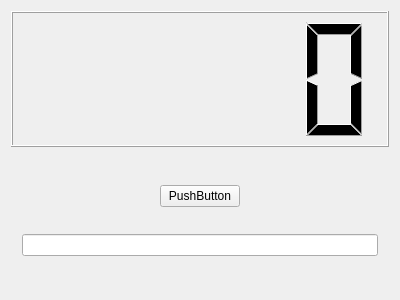
<?xml version="1.0" encoding="UTF-8"?>
<ui version="4.0">
 <class>Widget</class>
 <widget class="QWidget" name="Widget">
  <property name="geometry">
   <rect>
    <x>0</x>
    <y>0</y>
    <width>400</width>
    <height>300</height>
   </rect>
  </property>
  <property name="windowTitle">
   <string>Widget</string>
  </property>
  <layout class="QGridLayout" name="gridLayout">
   <item row="0" column="0">
    <widget class="QLCDNumber" name="lcdNumber"/>
   </item>
   <item row="1" column="0">
    <widget class="QWidget" name="widget" native="true">
     <layout class="QGridLayout" name="gridLayout_2">
      <item row="0" column="0">
       <spacer name="horizontalSpacer">
        <property name="orientation">
         <enum>Qt::Horizontal</enum>
        </property>
        <property name="sizeHint" stdset="0">
         <size>
          <width>136</width>
          <height>20</height>
         </size>
        </property>
       </spacer>
      </item>
      <item row="0" column="1">
       <widget class="QPushButton" name="pushButton">
        <property name="text">
         <string>PushButton</string>
        </property>
       </widget>
      </item>
      <item row="0" column="2">
       <spacer name="horizontalSpacer_2">
        <property name="orientation">
         <enum>Qt::Horizontal</enum>
        </property>
        <property name="sizeHint" stdset="0">
         <size>
          <width>135</width>
          <height>20</height>
         </size>
        </property>
       </spacer>
      </item>
      <item row="1" column="0" colspan="3">
       <widget class="QLineEdit" name="lineEdit"/>
      </item>
     </layout>
    </widget>
   </item>
  </layout>
 </widget>
 <layoutdefault spacing="6" margin="11"/>
 <resources/>
 <connections/>
</ui>
